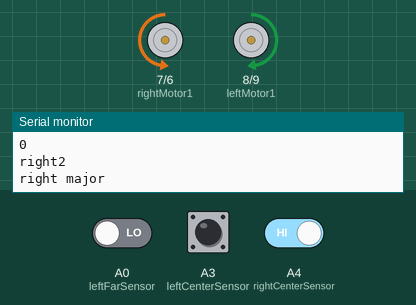
Recording of a sketch running on a simulated Arduino Uno, built with avr-gcc and run on an emulated ATmega328P. Shown: motor-driver pin pairs drawn as motors (green arrow = first pin HIGH = forward, orange = second pin HIGH = backward, longer = more drive), the last lines printed to the serial monitor. The inputs (shaded band) are chosen by the test bench; at power-on: A3 (leftCenterSensor) LOW, A0 (leftFarSensor) LOW, A4 (rightCenterSensor) HIGH.

Above: at 1.2 s.
1.3 s: A3 (leftCenterSensor) pulsed HIGH 2 times (0.12 s each, 0.3 s apart)
At 1.8 s:
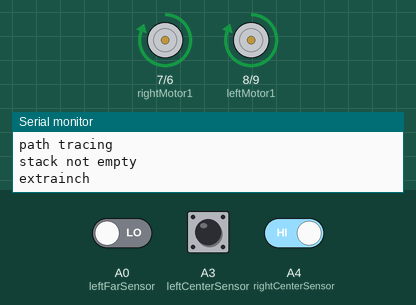
At 2.69 s:
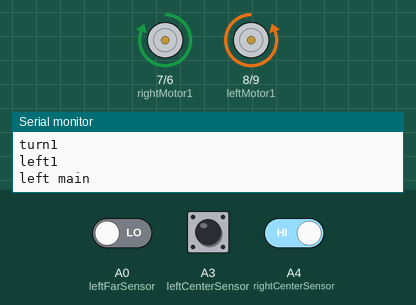
Timing chart, 0 to 10.3 s (numbered marks = the images above; inputs shaded):
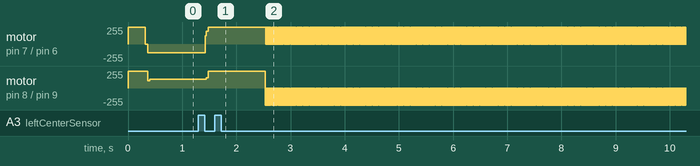

The sketch:

5cm_final_shortest_path_tracer.ino
```cpp
#include <StackArray.h>
StackArray <int> s;
int c= 0,k,l,x,y;
int a[5][4] = {{-1,1,0,1},
                {1,1,1,1},
                {1,0,0,1},
                {1,1,1,1},
                {1,1,-5,0}};


/*{//{-1, 0, 1, 1, 1,1,1,1,1,1},
{-1, 1, 1, 1, 1,1,1,1,0,1},
{1 , 1, 0, 1, 1,1,1,1,1,1},
{1 , 1, 1, 1, 1,1,1,0,1,1},
{1, 1, 0, 1, 1,1,0,1,1,1},
{1 , 1, 1, 1, 1,1,1,0,1,1},
{1 , 1, 1, 1, 1,1,1,0,1,1},
{1 , 1, 1, 1, 1,1,1,0,1,1},
{1 , 1, 1, 1, 1,1,1,0,-5,1}};*/
int i,j,ex,ey,ec,minimum=600,stackdata;

int prev_vx = 0,prev_vy = 1,prev_x,prev_y,curr_x,curr_y,curr_vx,curr_vy,z;

int b[5][4];
int m=5,n=4;

#define leftFarSensor A0 //s1
#define leftNearSensor A1 //s2
#define leftfollowsensor A2//s3
#define leftCenterSensor  A3 //s4
#define rightCenterSensor A4 // s5
#define rightfollowsensor A5//s6
#define rightNearSensor   2 //s7
#define rightFarSensor   4 //s8

#define leftMotor1  8
#define leftMotor2  9
#define rightMotor1 7
#define rightMotor2 6

void setup() {

   Serial.begin(9600);
    s.setPrinter (Serial);
   int i,j;
        for(i=0;i<m;i++)
        {
                for(j=0;j<n;j++)
                {
                        if(a[i][j]<=0)
                        b[i][j]=a[i][j];
                        if(a[i][j]==1)
                        b[i][j]=100;
                }
        }

        for(i=0;i<m;i++)
        {
                for(j=0;j<n;j++)
                        if(b[i][j]==-1)
                adjacent(i,j);
        }
        for(c=1;c<20;c++)
        {
                for(i=0;i<m;i++)
                {
                for(j=0;j<n;j++)
                        if(b[i][j]==c)
                                adjacent(i,j);
                }
        }
           for(i=0 ; i<m ; i++)
     {
      for(j=0 ; j< n ; j++)
      {
        if(b[i][j] == -5)
        {
          ex=i;
          ey=j;
          ec = ex*100 + ey;
          s.push(ec);
        }
      }
     }

     while(minimum !=-1 )
     {
      shortestpath(ex,ey);
      ex = stackdata/100;
      ey = stackdata%100;

     }
     /*  while (!s.isEmpty ())
    {
   Serial.println(s.pop());
    }*/

   // s.pop();
    z= s.pop();

   prev_x = z/100;
   prev_y = z%100;


  // put your setup code here, to run once:
 pinMode(leftCenterSensor, INPUT);
  pinMode(leftNearSensor, INPUT);
  pinMode(leftFarSensor, INPUT);
  pinMode(rightCenterSensor, INPUT);
  pinMode(rightNearSensor, INPUT);
  pinMode(rightFarSensor, INPUT);
  pinMode(leftfollowsensor,INPUT);
    pinMode(rightfollowsensor,INPUT);
  pinMode(leftMotor1, OUTPUT);
  pinMode(leftMotor2, OUTPUT);
  pinMode(rightMotor1, OUTPUT);
  pinMode(rightMotor2, OUTPUT);
}

void loop() {
  // put your main code here, to run repeatedly:
   while(digitalRead(leftFarSensor) == HIGH /*&& digitalRead(leftNearSensor) == HIGH */ && digitalRead(rightFarSensor) == HIGH )
      {
        straight();
      }
 /*  if(digitalRead(leftFarSensor) != HIGH || digitalRead(leftNearSensor) != HIGH  ||  digitalRead(rightFarSensor) != HIGH)
   {
    if( digitalRead(leftFarSensor) != HIGH || digitalRead(leftNearSensor) != HIGH || digitalRead(leftfollowsensor) != HIGH || digitalRead(leftCenterSensor) != HIGH)
    {
      while(digitalRead(rightCenterSensor)==HIGH)
     {
      digitalWrite(leftMotor1, LOW);
      digitalWrite(leftMotor2, HIGH);
      digitalWrite(rightMotor1,HIGH);
      digitalWrite(rightMotor2, LOW);
     }
    }
    if(digitalRead(rightFarSensor) != HIGH || digitalRead(rightNearSensor) != HIGH || digitalRead(rightfollowsensor) != HIGH || digitalRead(rightCenterSensor) != HIGH)
    {
      while(digitalRead(leftCenterSensor)==HIGH)
      {
       digitalWrite(leftMotor1,  HIGH);
       digitalWrite(leftMotor2, LOW);
       digitalWrite(rightMotor1,LOW);
       digitalWrite(rightMotor2,  HIGH);
      }
    }*/

    path_tracing();
    Serial.println("path tracing");


   while(digitalRead(leftFarSensor) == HIGH /*&& digitalRead(leftNearSensor) == HIGH*/  && digitalRead(rightFarSensor) == HIGH )
      {
        straight();
      }

   while(s.isEmpty())
   {
    digitalWrite(leftMotor1, LOW);
    digitalWrite(leftMotor2, LOW);
    digitalWrite(rightMotor1,LOW);
    digitalWrite(rightMotor2, LOW);
    Serial.println("empty");
   }
}


int adjacent(int x,int y)
{
        if(x<(m-1) && y<m)
        {
        if(b[x+1][y]>c)
               b[x+1][y]=c+1;
        }
        if(x<m && y<(n-1))
        {
                if(b[x][y+1]>c)
                b[x][y+1]=c+1;
        }
        if(x>0 && y>-1)
        {
                if(b[x-1][y]>c)
                        b[x-1][y]=c+1;
        }
        if(x>-1 && y>0)
        {
                if(b[x][y-1]>c)
                        b[x][y-1]=c+1;
        }
        return 0;
}
int shortestpath(int x, int y)
{

  int c=0,d=0;
 if(x<(m-1) && y<n)
 {
  if(b[x+1][y] != 0)
  {
    minimum = b[x+1][y];
    c=x+1;
    d=y;
  }
 }

 if(x>0 && y>-1)
 {
  if((b[x-1][y]< minimum )&& (b[x-1][y] != 0 ))
  {//Serial.println("abcd");
     minimum = b[x-1][y];
     c = x-1;
     d= y;
  }
 }


 if(x<m && y<(n-1))
 {
   if((b[x][y+1]< minimum )&& (b[x][y+1] != 0 ))
  {
     minimum = b[x][y+1];
     c = x;
     d= y+1;
  }
 }

 if(x>-1 && y>0)
 {
   if((b[x][y-1]< minimum )&& (b[x][y-1] != 0 ))
  {//Serial.println("sdfgh");
     minimum = b[x][y-1];
     c = x;
     d= y-1;
  }
 }

 stackdata = 100*c+d;
// Serial.println(stackdata);
 s.push(stackdata);

 if(b[x][y]== minimum)
 {

 s.pop();
 s.pop();
 }

 b[x][y] = 500;


 return 0;

}


int path_tracing()
{
  if(!s.isEmpty ())
  {Serial.println("stack not empty");
    z = s.pop();
    curr_x = z/100;
    curr_y = z%100;
    curr_vx = curr_x - prev_x;
    curr_vy = curr_y - prev_y;

    if(prev_vx == curr_vx && prev_vy == curr_vy)
    {
      /*Serial.println("no change in direction");
      while(digitalRead(leftFarSensor) == HIGH && digitalRead(leftNearSensor) == HIGH  && digitalRead(rightFarSensor) == HIGH )
      {
       Serial.println("path tracing straight");
        straight();
      }*/
      Serial.println("extrainch");
    digitalWrite(leftMotor1, HIGH);
    digitalWrite(leftMotor2, LOW);
    digitalWrite(rightMotor1, HIGH);
    digitalWrite(rightMotor2, LOW);
    delay(400);
    }

    if(prev_vx != curr_vx || prev_vy != curr_vy)
    {
       Serial.println("turn mode");
      if(prev_vx > 0 && prev_vy == 0)
      {Serial.println("turn1");
        if(curr_vx == 0 && curr_vy > 0)
        { Serial.println("left1");
          turnLeft();
        }
        if(curr_vx == 0 && curr_vy < 0)
        { Serial.println("right1");
          turnRight();
        }
      }

       if(prev_vx == 0 && prev_vy > 0)
      {Serial.println("turn2");
      Serial.println(curr_vx);
      Serial.println(curr_vy);
        if(curr_vx > 0 && curr_vy == 0)
        {Serial.println("right2");
          turnRight();
        }
        if(curr_vx < 0 && curr_vy == 0)
        {Serial.println("left2");
          turnLeft();
        }
      }


       if(prev_vx < 0 && prev_vy == 0)
       {Serial.println("turn3");
        if(curr_vx == 0 && curr_vy > 0)
        {Serial.println("right3");
          turnRight();
        }
        if(curr_vx == 0 && curr_vy < 0)
        {Serial.println("left3");
          turnLeft();
        }
       }

        if(prev_vx == 0 && prev_vy < 0)
      {Serial.println("turn4");
        if(curr_vx > 0 && curr_vy == 0)
        {Serial.println("left4");
          turnLeft();
        }
        if(curr_vx < 0 && curr_vy == 0)
        {Serial.println("right4");
          turnRight();
        }

      }

    }
      prev_x = curr_x;
      prev_y = curr_y;
      prev_vx = curr_vx;
      prev_vy = curr_vy;
     // Serial.println(prev_x);
     // Serial.println(prev_y);
  }
   return 0;
}


void turnLeft()
{
    digitalWrite(leftMotor1, HIGH);
    digitalWrite(leftMotor2, LOW);
    digitalWrite(rightMotor1, HIGH);
    digitalWrite(rightMotor2, LOW);
    delay(300);


  Serial.println("left main");
  while(digitalRead(rightCenterSensor)!=HIGH || digitalRead(leftCenterSensor)!=HIGH)//black||black
  {
    digitalWrite(leftMotor1, LOW);
    digitalWrite(leftMotor2, HIGH);
    digitalWrite(rightMotor1, HIGH);
    digitalWrite(rightMotor2, LOW);
   delay(10);
    digitalWrite(leftMotor1, LOW);
    digitalWrite(leftMotor2, LOW);
    digitalWrite(rightMotor1, LOW);
    digitalWrite(rightMotor2, LOW);
    delay(10);

  }
  while(digitalRead(rightCenterSensor)==HIGH)//white
  {
    digitalWrite(leftMotor1, LOW);
    digitalWrite(leftMotor2, HIGH);
    digitalWrite(rightMotor1, HIGH);
    digitalWrite(rightMotor2, LOW);
   delay(10);
    digitalWrite(leftMotor1, LOW);
    digitalWrite(leftMotor2, LOW);
    digitalWrite(rightMotor1, LOW);
    digitalWrite(rightMotor2, LOW);
    delay(10);
  }
  while(digitalRead(rightfollowsensor)==HIGH)//white
  {
    digitalWrite(leftMotor1, LOW);
    digitalWrite(leftMotor2, HIGH);
    digitalWrite(rightMotor1, HIGH);
    digitalWrite(rightMotor2, LOW);
   delay(10);
    digitalWrite(leftMotor1, LOW);
    digitalWrite(leftMotor2, LOW);
    digitalWrite(rightMotor1, LOW);
    digitalWrite(rightMotor2, LOW);
    delay(10);
  }
 /* if(replaystage==0)
  {
    path[pathLength]='L';
    Serial.println("l");
    pathLength++;
    //Serial.print("Path length: ");
    //Serial.println(pathLength);
      if(path[pathLength-2]=='B')
      {
        Serial.println("shortening path");
        shortPath();
      }
  }*/
}

void turnRight()
{
    digitalWrite(leftMotor1, HIGH);
    digitalWrite(leftMotor2, LOW);
    digitalWrite(rightMotor1, HIGH);
    digitalWrite(rightMotor2, LOW);
    delay(300);


  Serial.println("right major");
  while(digitalRead(rightCenterSensor)!=HIGH || digitalRead(leftCenterSensor)!=HIGH)//black||black

  {
     digitalWrite(leftMotor1, HIGH);
    digitalWrite(leftMotor2, LOW);
    digitalWrite(rightMotor1, LOW);
    digitalWrite(rightMotor2, HIGH);
    delay(5);
     digitalWrite(leftMotor1, LOW);
    digitalWrite(leftMotor2, LOW);
    digitalWrite(rightMotor1, LOW);
    digitalWrite(rightMotor2, LOW);
    delay(5);
  }
   while(digitalRead(leftCenterSensor)==HIGH)// && digitalRead(rightCenterSensor)==HIGH)//white
   {
     digitalWrite(leftMotor1, HIGH);
    digitalWrite(leftMotor2, LOW);
    digitalWrite(rightMotor1, LOW);
    digitalWrite(rightMotor2, HIGH);
    delay(5);
     digitalWrite(leftMotor1, LOW);
    digitalWrite(leftMotor2, LOW);
    digitalWrite(rightMotor1, LOW);
    digitalWrite(rightMotor2, LOW);
    delay(5);
  }
   /*while(digitalRead(leftCenterSensor)==HIGH)//white
   {
     digitalWrite(leftMotor1, HIGH);
    digitalWrite(leftMotor2, LOW);
    digitalWrite(rightMotor1, LOW);
    digitalWrite(rightMotor2, HIGH);
    delay(2);
    digitalWrite(leftMotor1, LOW);
    digitalWrite(leftMotor2, LOW);
    digitalWrite(rightMotor1, LOW);
    digitalWrite(rightMotor2, LOW);
    delay(1);
  }*/

  /*if(replaystage==0){
  path[pathLength]='R';
  Serial.println("r");
  pathLength++;
 // Serial.print("Path length: ");
  //Serial.println(pathLength);
    if(path[pathLength-2]=='B'){
      Serial.println("shortening path");
      shortPath();
    }
  }*/

}

void straight()
{  Serial.println("straight main");
   if ((digitalRead(leftNearSensor))==HIGH && !(digitalRead(leftfollowsensor))==HIGH &&  !(digitalRead(leftCenterSensor))==HIGH && !(digitalRead(rightCenterSensor))==HIGH && !(digitalRead( rightfollowsensor))==HIGH && (digitalRead(rightNearSensor))==HIGH)//100001Straight
 {
     digitalWrite( rightMotor1,HIGH);
      digitalWrite( rightMotor2,LOW);
      digitalWrite( leftMotor1,HIGH);
      digitalWrite(leftMotor2,LOW);
      delay(20);
       digitalWrite( rightMotor1,LOW);
      digitalWrite( rightMotor2,LOW);
      digitalWrite( leftMotor1,LOW);
      digitalWrite(leftMotor2,LOW);
      delay(5);
 }
 else if ((digitalRead(leftNearSensor))==HIGH && (digitalRead(leftfollowsensor))==HIGH &&  !(digitalRead(leftCenterSensor))==HIGH && !(digitalRead(rightCenterSensor))==HIGH && !(digitalRead( rightfollowsensor))==HIGH && (digitalRead(rightNearSensor))==HIGH)//110001Straight
 {
       digitalWrite( rightMotor1,HIGH);
      digitalWrite( rightMotor2,LOW);
      digitalWrite( leftMotor1,HIGH);
      digitalWrite(leftMotor2,LOW);
      delay(20);
       digitalWrite( rightMotor1,LOW);
      digitalWrite( rightMotor2,LOW);
      digitalWrite( leftMotor1,LOW);
      digitalWrite(leftMotor2,LOW);
      delay(5);
 }
 else if ((digitalRead(leftNearSensor))==HIGH && (digitalRead(leftfollowsensor))==HIGH &&  !(digitalRead(leftCenterSensor))==HIGH && !(digitalRead(rightCenterSensor))==HIGH && !(digitalRead( rightfollowsensor))==HIGH && !(digitalRead(rightNearSensor))==HIGH)//100000SL1
 {
      digitalWrite( rightMotor1 ,LOW);
      digitalWrite( rightMotor2,LOW);
      digitalWrite( leftMotor1 ,HIGH);
      digitalWrite(leftMotor2,LOW);
 }
 else if ((digitalRead(leftNearSensor))==HIGH && !(digitalRead(leftfollowsensor))==HIGH &&  !(digitalRead(leftCenterSensor))==HIGH && !(digitalRead(rightCenterSensor))==HIGH && (digitalRead( rightfollowsensor))==HIGH && (digitalRead(rightNearSensor))==HIGH)//100011Straight
 {
       digitalWrite( rightMotor1,HIGH);
      digitalWrite( rightMotor2,LOW);
      digitalWrite( leftMotor1,HIGH);
      digitalWrite(leftMotor2,LOW);
      delay(20);
       digitalWrite( rightMotor1,LOW);
      digitalWrite( rightMotor2,LOW);
      digitalWrite( leftMotor1,LOW);
      digitalWrite(leftMotor2,LOW);
      delay(5);
 }
 else if (!(digitalRead(leftNearSensor))==HIGH && !(digitalRead(leftfollowsensor))==HIGH &&  !(digitalRead(leftCenterSensor))==HIGH && !(digitalRead(rightCenterSensor))==HIGH && (digitalRead( rightfollowsensor))==HIGH && (digitalRead(rightNearSensor))==HIGH)//000011SR1
 {
      digitalWrite( rightMotor1 ,HIGH);
      digitalWrite( rightMotor2,LOW);
      digitalWrite( leftMotor1 ,LOW);
      digitalWrite(leftMotor2,LOW);
 }
 else if (!(digitalRead(leftNearSensor))==HIGH && !(digitalRead(leftfollowsensor))==HIGH &&  !(digitalRead(leftCenterSensor))==HIGH && (digitalRead(rightCenterSensor))==HIGH && (digitalRead( rightfollowsensor))==HIGH && (digitalRead(rightNearSensor))==HIGH)//000111SR2
 {
      digitalWrite( rightMotor1 ,HIGH);
      digitalWrite( rightMotor2,LOW);
      digitalWrite( leftMotor1 ,LOW);
      digitalWrite(leftMotor2,LOW);
 }
 else if ((digitalRead(leftNearSensor))==HIGH && (digitalRead(leftfollowsensor))==HIGH &&  (digitalRead(leftCenterSensor))==HIGH && !(digitalRead(rightCenterSensor))==HIGH && !(digitalRead( rightfollowsensor))==HIGH && !(digitalRead(rightNearSensor))==HIGH)//111000SL2
 {
      digitalWrite( rightMotor1 ,LOW);
      digitalWrite( rightMotor2,LOW);
      digitalWrite( leftMotor1 ,HIGH);
      digitalWrite(leftMotor2,LOW);
 }
 else if (!(digitalRead(leftNearSensor))==HIGH && !(digitalRead(leftfollowsensor))==HIGH &&  (digitalRead(leftCenterSensor))==HIGH && (digitalRead(rightCenterSensor))==HIGH && (digitalRead( rightfollowsensor))==HIGH && (digitalRead(rightNearSensor))==HIGH)//001111SR3
 {
      digitalWrite( rightMotor1 ,HIGH);
      digitalWrite( rightMotor2,LOW);
      digitalWrite( leftMotor1 ,LOW);
      digitalWrite(leftMotor2,LOW);
 }
 else if ((digitalRead(leftNearSensor))==HIGH && (digitalRead(leftfollowsensor))==HIGH &&  (digitalRead(leftCenterSensor))==HIGH && (digitalRead(rightCenterSensor))==HIGH && !(digitalRead( rightfollowsensor))==HIGH && !(digitalRead(rightNearSensor))==HIGH)//111100SL3
 {
      digitalWrite( rightMotor1 ,LOW);
      digitalWrite( rightMotor2,LOW);
      digitalWrite( leftMotor1 ,HIGH);
      digitalWrite(leftMotor2,LOW);
 }
 else if (!(digitalRead(leftNearSensor))==HIGH && (digitalRead(leftfollowsensor))==HIGH &&  (digitalRead(leftCenterSensor))==HIGH && (digitalRead(rightCenterSensor))==HIGH && (digitalRead( rightfollowsensor))==HIGH && (digitalRead(rightNearSensor))==HIGH)//011111HR
 {
      digitalWrite( rightMotor1 ,HIGH);
      digitalWrite( rightMotor2,LOW);
      digitalWrite( leftMotor1 ,LOW);
      digitalWrite(leftMotor2,HIGH);
 }
 else if ((digitalRead(leftNearSensor))==HIGH && (digitalRead(leftfollowsensor))==HIGH &&  (digitalRead(leftCenterSensor))==HIGH && (digitalRead(rightCenterSensor))==HIGH && (digitalRead( rightfollowsensor))==HIGH && !(digitalRead(rightNearSensor))==HIGH)//111110HL
 {
      digitalWrite( rightMotor1 ,LOW);
      digitalWrite( rightMotor2,HIGH);
      digitalWrite( leftMotor1 ,HIGH);
      digitalWrite(leftMotor2,LOW);
 }
 /*else if ((!(digitalRead(leftNearSensor))==HIGH || !(digitalRead(leftfollowsensor))==HIGH ||  !(digitalRead(leftCenterSensor))==HIGH) &&  (digitalRead(rightCenterSensor))==HIGH && (digitalRead( rightfollowsensor))==HIGH && (digitalRead(rightNearSensor))==HIGH)//SL
 {
      digitalWrite( rightMotor1 ,HIGH);
      digitalWrite( rightMotor2,LOW);
      digitalWrite( leftMotor1 ,LOW);
      digitalWrite(leftMotor2,LOW);
 }
  else if ((digitalRead(leftNearSensor))==HIGH && (digitalRead(leftfollowsensor))==HIGH && (digitalRead(leftCenterSensor))==HIGH && ( !(digitalRead(rightCenterSensor))==HIGH || !(digitalRead( rightfollowsensor))==HIGH || !(digitalRead(rightNearSensor))==HIGH))//SR
 {
      digitalWrite( rightMotor1 ,LOW);
      digitalWrite( rightMotor2,LOW);
      digitalWrite( leftMotor1 ,HIGH);
      digitalWrite(leftMotor2,LOW);
 }
 */

else
{
   return;

}
}
```
